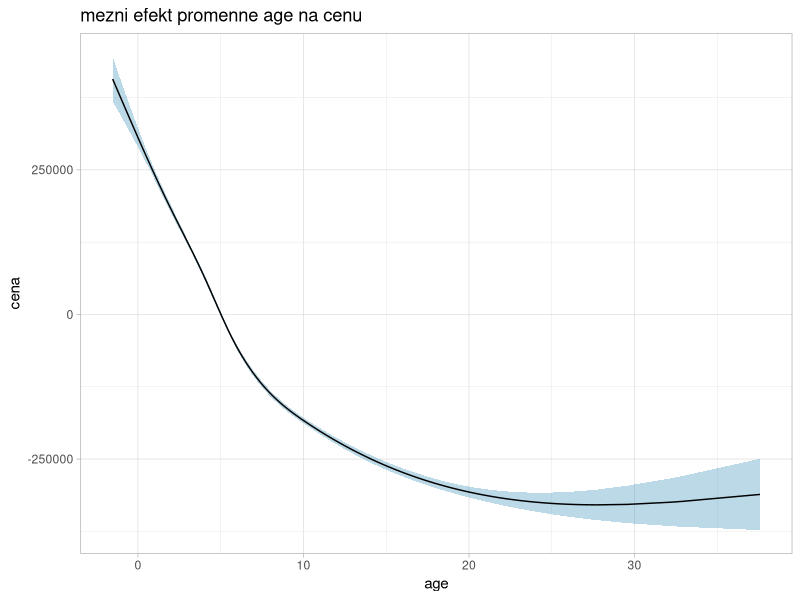
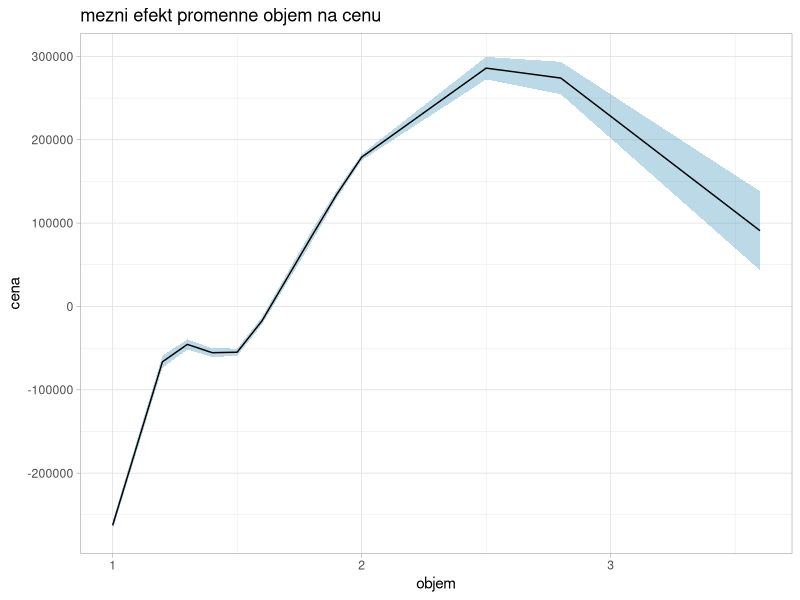
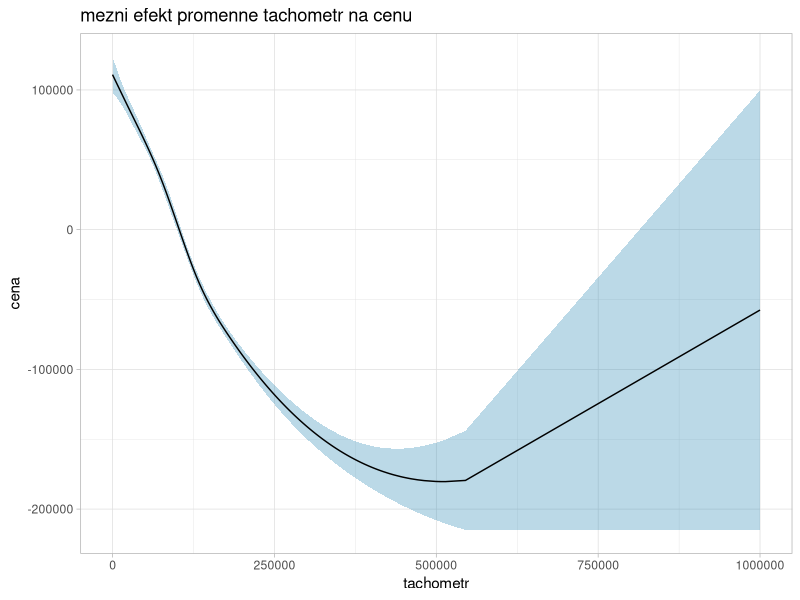

Write the R code that produced these figures, in order.
library(tidyverse)
library(gam)
options(scipen=999)
set.seed(2222)


# Data --------------------------------------------------------------------



data <- read_csv("data_skoda.csv")

# Test/train split --------------------------------------------------------

smp_size <- floor(0.75 * nrow(data))

train_ind <- sample(seq_len(nrow(data)), size = smp_size)

train <- data[train_ind, ]
test <- data[-train_ind, ]

new_x_df <- tibble(test[, -1])


# GAM estimation ----------------------------------------------------------


gam1 <- gam(
  price ~ ns(tachometer, df = 5) + ns(age, df = 5) +
    seo_name + ns(objem, df = 5),
  data = train
)

summary(gam1)



# GAM results Visualization -----------------------------------------------

DF <- preplot(gam1, se=T)

tachometer <- tibble(
  x = DF$`ns(tachometer, df = 5)`$x,
  y = DF$`ns(tachometer, df = 5)`$y,
  se.y = DF$`ns(tachometer, df = 5)`$se.y
) %>% 
  # pivot_longer(names_to = "variable",
  #              values_to = "value", 1:3) %>% 
  ggplot(aes(x, y))+
  geom_ribbon(aes( ymin = y - 1.96*se.y,
                   ymax = y + 1.96*se.y),
              alpha = 0.3, fill = "#1e81b0")+
  geom_line()+
  theme_light()+
  labs(title = "mezni efekt promenne tachometr na cenu",
       x = "tachometr",
       y = "cena")


age <- tibble(
  x = DF$`ns(age, df = 5)`$x,
  y = DF$`ns(age, df = 5)`$y,
  se.y = DF$`ns(age, df = 5)`$se.y
) %>% 
  # pivot_longer(names_to = "variable",
  #              values_to = "value", 1:3) %>% 
  ggplot(aes(x, y))+
  geom_ribbon(aes( ymin = y - 1.96*se.y,
                   ymax = y + 1.96*se.y),
              alpha = 0.3, fill = "#1e81b0")+
  geom_line()+
  theme_light()+
  labs(title = "mezni efekt promenne age na cenu",
       x = "age",
       y = "cena")


objem <- tibble(
  x = DF$`ns(objem, df = 5)`$x,
  y = DF$`ns(objem, df = 5)`$y,
  se.y = DF$`ns(objem, df = 5)`$se.y
) %>% 
  # pivot_longer(names_to = "variable",
  #              values_to = "value", 1:3) %>% 
  ggplot(aes(x, y))+
  geom_ribbon(aes( ymin = y - 1.96*se.y,
                   ymax = y + 1.96*se.y),
              alpha = 0.3, fill = "#1e81b0")+
  geom_line()+
  theme_light()+
  labs(title = "mezni efekt promenne objem na cenu",
       x = "objem",
       y = "cena")
